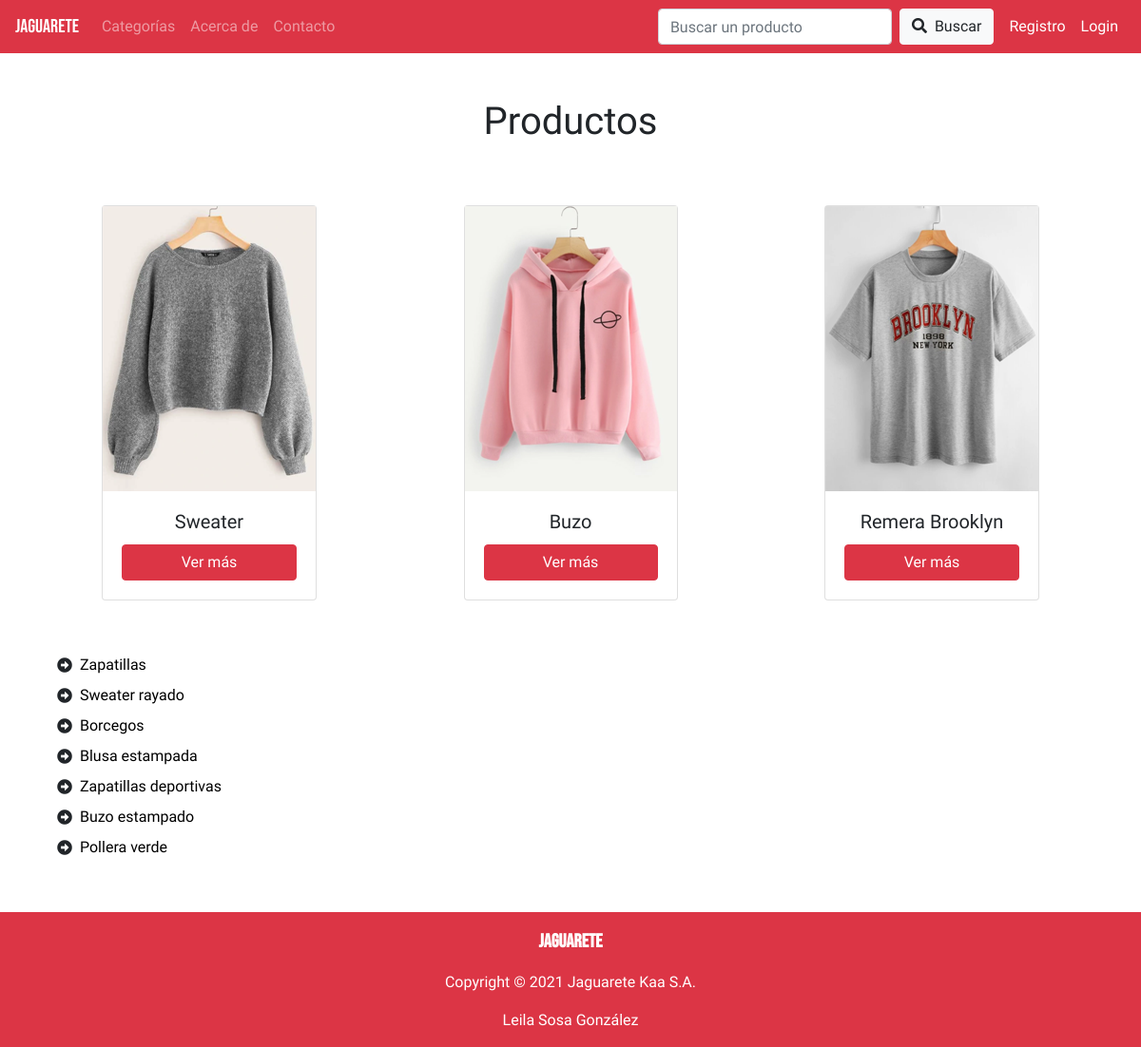
The page / on the database its author committed.
### JAGUARETE/models.py (models this page shows, shortened)
class Product(models.Model):
    title = models.CharField(max_length=64)
    description = models.CharField(max_length=300)
    price = models.IntegerField()
    category = models.ForeignKey(Categories, on_delete=models.CASCADE, related_name="categoria")
    product_image = models.ImageField(null=True, blank=True, upload_to="images/")

### JAGUARETE/views.py (the view)
# urls.py: path('', views.index, name="index"),
def index(request):
    all_products_reversed = Product.objects.all()[::-1]
    products = all_products_reversed[:11]
    latest_products = products[:3]
    all_latest_products = products[3:-1]
    return render(request, "JAGUARETE/index.html", {
        'products': all_latest_products,
        'latest_products': latest_products
    })

### JAGUARETE/templates/jaguarete/index.html
{% extends 'jaguarete/layout.html' %}
{% block body %}
<div class="container">
    <div class="row pt-5 justify-content-center">
        <h1>Productos</h1>
    </div>
    <div class="row justify-content-center py-5">
        {% for product in latest_products %}
        <div class="col-md-4 d-flex flex-column align-items-center justify-content-center p-2 mb-5">
            <div class="card">
                <img src="{{ product.product_image.url }}" alt="product" class=" img-responsive">
                <div class="card-body">
                    <h5 class="card-title text-center">{{product.title}}</h5>
                    {% if user.is_superuser %}
                        <a href="{% url 'JAGUARETE:product_edit' product.id %}" class="btn btn-danger btn-block">Editar producto</a>
                    {% else %}
                        <a href="{% url 'JAGUARETE:product' product.id %}" class="btn btn-danger btn-block">Ver más</a>
                    {% endif %}
                </div>
            </div>
        </div>
        {% endfor %}
        <div class="col-12">
            {% for product in products %}
            <div class="col-12 d-flex pb-2 align-items-center product-link">
                <i class="fas fa-arrow-alt-circle-right mr-2"></i>
                {% if user.is_superuser %}
                <a href="{% url 'JAGUARETE:product_edit' product.id %}" class="">{{product.title}}</a>
                {% else %}
                <a href="{% url 'JAGUARETE:product' product.id %}" class="">
                    {{product.title}}
                </a>
                {% endif %}
            </div>
        {% endfor %}
        </div>
    </div>
</div>
{% endblock %}

### JAGUARETE/static/jaguarete/styles.css (style rules this page uses)
:root { --primary: #dc3545; --background: #fff; }
body { background-color: var(--background); font-family: 'Nanum Gothic', sans-serif; }
a { color: #000; }

### rows shown on the page
Product: product_image (picture), title "Sweater"
Product: product_image (picture), title "Buzo"
Product: product_image (picture), title "Remera Brooklyn"
Product: title "Zapatillas"
Product: title "Sweater rayado"
Product: title "Borcegos"
Product: title "Blusa estampada"
Product: title "Zapatillas deportivas"
Product: title "Buzo estampado"
Product: title "Pollera verde"
